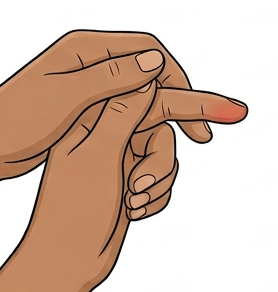
#> input picture 1.png, 278 x 292 px
$ python -i old.py   (imports and definitions only)
#> lines starting #> are read from the running program, lines starting #| are printed output that depends on the picture; after the words box and inside, x2 and y2 are one past the last pixel; in counts of white or black regions, pixels touching at a corner belong together
# app_glucose_only.py
import streamlit as st
import cv2
import numpy as np
import pandas as pd
import matplotlib.pyplot as plt
import os
from datetime import datetime
from zoneinfo import ZoneInfo
from sklearn.linear_model import LinearRegression
from PIL import Image, ImageOps

# --------------------------
# Streamlit UI config
# --------------------------
# [55 lines not run here, left out]

# =====================================
# IMAGE STANDARDISATION
# =====================================
def standardize_image(input_path, output_path):
    img = Image.open(input_path)
    img = ImageOps.exif_transpose(img)
    img = img.convert("RGB")

    width, height = img.size
    max_size = 800

    if max(width, height) > max_size:
        if width >= height:
            new_width = max_size
            new_height = int(height * max_size / width)
        else:
            new_height = max_size
            new_width = int(width * max_size / height)
        img = img.resize((new_width, new_height), Image.Resampling.LANCZOS)

    img.save(output_path, format="JPEG", quality=95)
    return output_path

# =====================================
# RGB TO HSV
# =====================================
def rgb_to_hsv(rgb):
    rgb = np.array(rgb)
    maxc = rgb.max(axis=1)
    minc = rgb.min(axis=1)

    v = maxc
    s = (maxc - minc) / (maxc + 1e-6)
    s[maxc == 0] = 0

    rc = (maxc - rgb[:,0]) / (maxc - minc + 1e-6)
    gc = (maxc - rgb[:,1]) / (maxc - minc + 1e-6)
    bc = (maxc - rgb[:,2]) / (maxc - minc + 1e-6)

    h = np.zeros_like(maxc)

    mask = maxc == rgb[:,0]
    h[mask] = (bc - gc)[mask]

    mask = maxc == rgb[:,1]
    h[mask] = 2.0 + (rc - bc)[mask]

    mask = maxc == rgb[:,2]
    h[mask] = 4.0 + (gc - rc)[mask]

    h = (h / 6.0) % 1.0
    h[minc == maxc] = 0.0

    return np.stack([h, s, v], axis=1)

# =====================================
# BUBBLE FEATURE EXTRACTION
# =====================================
def extract_bubble_features(image_path, top_n=20):

#> called with image_path = '1.png', top_n = 20
    img = cv2.imread(image_path)
#> img is the input picture: shape (292, 278, 3); mean B, G, R 173.1, 188.9, 214.1
    if img is None:
        raise ValueError("Cannot read image")

    img_rgb = cv2.cvtColor(img, cv2.COLOR_BGR2RGB)

    # Normalize intensity
    img_rgb = img_rgb.astype(np.float32) / 255.0

    # Grayscale
    gray = cv2.cvtColor((img_rgb*255).astype(np.uint8), cv2.COLOR_RGB2GRAY)
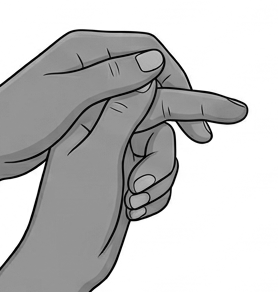
#> gray: shape (292, 278); min 0, max 255, mean 194.7

    # Contrast enhancement
    gray = cv2.equalizeHist(gray)
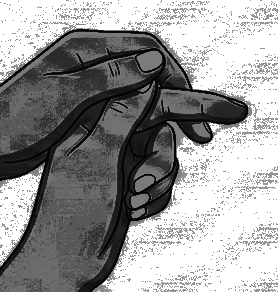
#> gray: shape (292, 278); min 0, max 255, mean 153.2

    # Blur
    gray = cv2.GaussianBlur(gray, (5,5), 1.2)
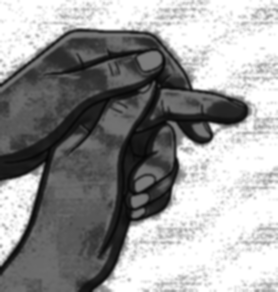
#> gray: shape (292, 278); min 5, max 255, mean 153.1

    # Hough circles
    circles = cv2.HoughCircles(
        gray,
        cv2.HOUGH_GRADIENT,
        dp=1.1,
        minDist=15,
        param1=80,
        param2=22,
        minRadius=8,
        maxRadius=25
    )
#> circles = 27 rows, first 8: [150.2, 195.2, 19.55], [142.4, 54.45, 23.18], [165.6, 219.5, 24.39], [54.45, 54.45, 24.39], [188.7, 45.65, 24.39], [150.2, 233.8, 21.97], [205.2, 67.65, 21.97], [151.2, 139.2, 24.39]

    if circles is None:
        raise ValueError("No bubbles detected")

    circles = np.round(circles[0]).astype(int)
#> circles = 27 rows, first 8: [150, 195, 20], [142, 54, 23], [166, 219, 24], [54, 54, 24], [189, 46, 24], [150, 234, 22], [205, 68, 22], [151, 139, 24]

    candidates = []

    for x, y, r in circles:

        r_roi = int(r * 0.95)

        Y, X = np.ogrid[:img_rgb.shape[0], :img_rgb.shape[1]]
        mask = (X - x)**2 + (Y - y)**2 <= r_roi**2

        roi_rgb = img_rgb[mask]

        if roi_rgb.size == 0:
            continue

        roi_hsv = rgb_to_hsv(roi_rgb)

        h_mean, s_mean, v_mean = roi_hsv.mean(axis=0)

        # HSV pink filter
        if (
            250/360 <= h_mean <= 295/360 and
            s_mean >= 0.035 and
            v_mean >= 0.60
        ):
            score = (h_mean**8) * s_mean * v_mean * r_roi

            candidates.append({
                "x": x,
                "y": y,
                "r": r_roi,
                "roi_hsv": roi_hsv,
                "score": score
            })
#> this loop made 27 passes
#> (x, y, r, r_roi, h_mean, s_mean, v_mean) on passes 1 to 12: (150, 195, 20, 19, 0.0584, 0.504, 0.61), (142, 54, 23, 21, 0.0648, 0.476, 0.698), (166, 219, 24, 22, 0.191, 0.0979, 0.908), (54, 54, 24, 22, 0.0819, 0.393, 0.75), (189, 46, 24, 22, 0.168, 0.0207, 0.974), (150, 234, 22, 20, 0.215, 0.0193, 0.97), (205, 68, 22, 20, 0.14, 0.00168, 0.998), (151, 139, 24, 22, 0.0611, 0.541, 0.607), (177, 36, 21, 19, 0.147, 0.0222, 0.97), (80, 56, 24, 22, 0.0647, 0.51, 0.699), (131, 89, 20, 19, 0.0619, 0.516, 0.669), (48, 28, 21, 19, 0.135, 0.0415, 0.952)
#> pass 1, in extract_bubble_features, `mask = (X - x)**2 + (Y - y)**2 <= r_roi**2`:
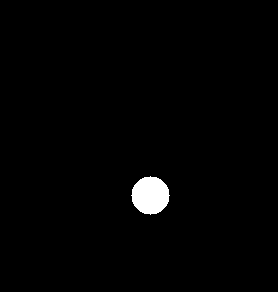
#> mask: shape (292, 278) bool; 1.4% white; 1 white region, box (x1, y1, x2, y2) and area: (131, 176, 170, 215) 1129
#> pass 2, in extract_bubble_features, `mask = (X - x)**2 + (Y - y)**2 <= r_roi**2`:
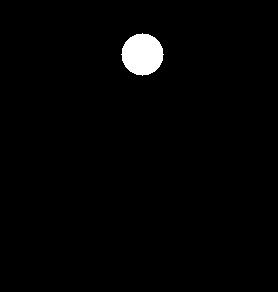
#> mask: shape (292, 278) bool; 1.7% white; 1 white region, box (x1, y1, x2, y2) and area: (121, 33, 164, 76) 1373
#> pass 3, in extract_bubble_features, `mask = (X - x)**2 + (Y - y)**2 <= r_roi**2`:
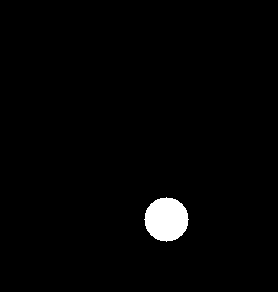
#> mask: shape (292, 278) bool; 1.9% white; 1 white region, box (x1, y1, x2, y2) and area: (144, 197, 189, 242) 1517
#> after the loop, candidates = []

    if len(candidates) == 0:
#> (the run stopped early here; a loop or call above may not have finished)

$ run again, on 2.png
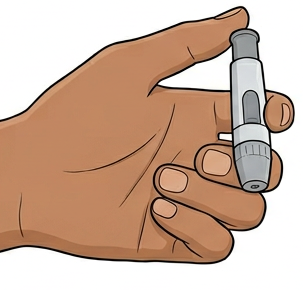
#> input picture 2.png, 303 x 290 px
#> in extract_bubble_features, img is the input picture: shape (290, 303, 3); mean B, G, R 157.5, 176.3, 205.6
#> in extract_bubble_features, `gray = cv2.GaussianBlur(gray, (5,5), 1.2)`:
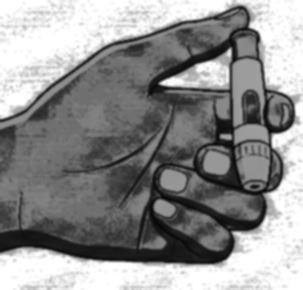
#> gray: shape (290, 303); min 7, max 255, mean 143.4
#> in extract_bubble_features, `circles = cv2.HoughCircles( gray, cv2.HOUGH_GRADIENT, dp=1.1, minDist=..`: circles = 30 rows, first 8: [261.2, 166.7, 21.97], [129.2, 178.8, 23.18], [274.5, 111.7, 20.76], [168.9, 179.9, 17.02], [123.8, 37.95, 24.39], [244.8, 208.4, 21.97], [211.8, 160.1, 18.34], [134.8, 23.65, 17.13]
#> in extract_bubble_features, `circles = np.round(circles[0]).astype(int)`: circles = 30 rows, first 8: [261, 167, 22], [129, 179, 23], [274, 112, 21], [169, 180, 17], [124, 38, 24], [245, 208, 22], [212, 160, 18], [135, 24, 17]
#> the loop in extract_bubble_features, `for x, y, r in circles: ` made 30 passes
#> (x, y, r, r_roi, h_mean, s_mean, v_mean) on passes 1 to 8: (261, 167, 22, 20, 0.41, 0.153, 0.636), (129, 179, 23, 21, 0.0655, 0.5, 0.728), (274, 112, 21, 19, 0.139, 0.403, 0.647), (169, 180, 17, 16, 0.062, 0.452, 0.712), (124, 38, 24, 22, 0.145, 0.22, 0.85), (245, 208, 22, 20, 0.0686, 0.497, 0.697), (212, 160, 18, 17, 0.0667, 0.451, 0.728), (135, 24, 17, 16, 0.234, 0.0277, 0.961)
#> pass 3, in extract_bubble_features, `mask = (X - x)**2 + (Y - y)**2 <= r_roi**2`:
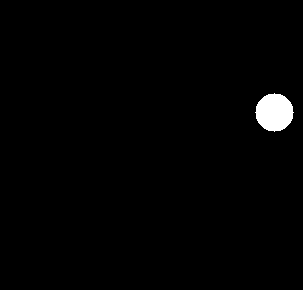
#> mask: shape (290, 303) bool; 1.3% white; 1 white region, box (x1, y1, x2, y2) and area: (255, 93, 294, 132) 1129
#> after the loop in extract_bubble_features, `for x, y, r in circles:`: candidates = []

$ run again, on 3.png
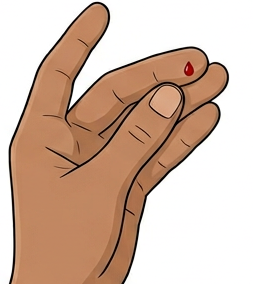
#> input picture 3.png, 253 x 284 px
#> in extract_bubble_features, img is the input picture: shape (284, 253, 3); mean B, G, R 167.6, 184.9, 212.1
#> in extract_bubble_features, `gray = cv2.GaussianBlur(gray, (5,5), 1.2)`:
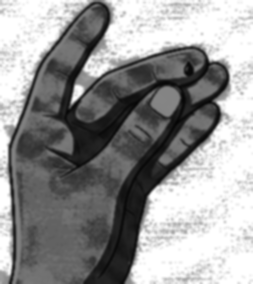
#> gray: shape (284, 253); min 5, max 255, mean 149.1
#> in extract_bubble_features, `circles = cv2.HoughCircles( gray, cv2.HOUGH_GRADIENT, dp=1.1, minDist=..`: circles = 30 rows, first 8: [144.7, 128.2, 21.97], [212.9, 79.75, 21.97], [161.2, 106.2, 24.39], [193.1, 134.8, 23.18], [131.4, 145.8, 20.76], [80.85, 19.25, 21.97], [67.65, 53.35, 20.76], [168.9, 204.1, 21.97]
#> in extract_bubble_features, `circles = np.round(circles[0]).astype(int)`: circles = 30 rows, first 8: [145, 128, 22], [213, 80, 22], [161, 106, 24], [193, 135, 23], [131, 146, 21], [81, 19, 22], [68, 53, 21], [169, 204, 22]
#> the loop in extract_bubble_features, `for x, y, r in circles: ` made 30 passes
#> (x, y, r, r_roi, h_mean, s_mean, v_mean) on passes 1 to 8: (145, 128, 22, 20, 0.0651, 0.504, 0.726), (213, 80, 22, 20, 0.0813, 0.435, 0.687), (161, 106, 24, 22, 0.0617, 0.474, 0.705), (193, 135, 23, 21, 0.0964, 0.413, 0.72), (131, 146, 21, 19, 0.0655, 0.499, 0.736), (81, 19, 22, 20, 0.153, 0.327, 0.802), (68, 53, 21, 19, 0.0744, 0.484, 0.717), (169, 204, 22, 20, 0.142, 0.0015, 1)
#> pass 3, in extract_bubble_features, `mask = (X - x)**2 + (Y - y)**2 <= r_roi**2`:
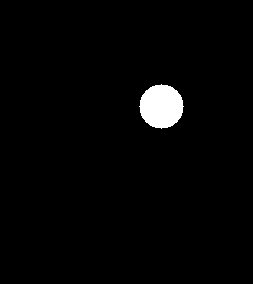
#> mask: shape (284, 253) bool; 2.1% white; 1 white region, box (x1, y1, x2, y2) and area: (139, 84, 184, 129) 1517
#> after the loop in extract_bubble_features, `for x, y, r in circles:`: candidates = []

$ run again, on 4.png
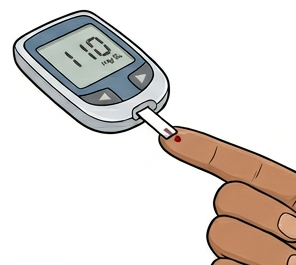
#> input picture 4.png, 296 x 265 px
#> in extract_bubble_features, img is the input picture: shape (265, 296, 3); mean B, G, R 214.8, 218.9, 224.5
#> in extract_bubble_features, `gray = cv2.GaussianBlur(gray, (5,5), 1.2)`:
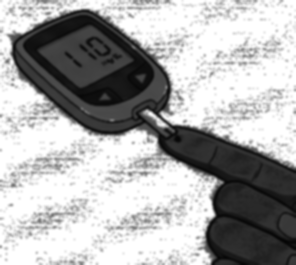
#> gray: shape (265, 296); min 5, max 255, mean 172.4
#> in extract_bubble_features, `circles = cv2.HoughCircles( gray, cv2.HOUGH_GRADIENT, dp=1.1, minDist=..`: circles = 29 rows, first 8: [229.4, 236, 24.39], [42.35, 99.55, 24.39], [132.6, 26.95, 24.39], [138.1, 146.9, 23.18], [83.05, 33.55, 24.39], [157.9, 37.95, 24.39], [51.15, 133.7, 23.18], [172.2, 108.4, 15.92]
#> in extract_bubble_features, `circles = np.round(circles[0]).astype(int)`: circles = 29 rows, first 8: [229, 236, 24], [42, 100, 24], [133, 27, 24], [138, 147, 23], [83, 34, 24], [158, 38, 24], [51, 134, 23], [172, 108, 16]
#> the loop in extract_bubble_features, `for x, y, r in circles: ` made 29 passes
#> (x, y, r, r_roi, h_mean, s_mean, v_mean) on passes 1 to 8: (229, 236, 24, 22, 0.0636, 0.51, 0.697), (42, 100, 24, 22, 0.334, 0.0317, 0.866), (133, 27, 24, 22, 0.249, 0.0525, 0.905), (138, 147, 23, 21, 0.192, 0.00358, 0.989), (83, 34, 24, 22, 0.429, 0.151, 0.633), (158, 38, 24, 22, 0.216, 0.0115, 0.976), (51, 134, 23, 21, 0.138, 0.00122, 1), (172, 108, 16, 15, 0.25, 0.0182, 0.881)
#> pass 3, in extract_bubble_features, `mask = (X - x)**2 + (Y - y)**2 <= r_roi**2`:
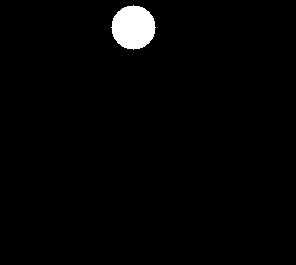
#> mask: shape (265, 296) bool; 1.9% white; 1 white region, box (x1, y1, x2, y2) and area: (111, 5, 156, 50) 1517
#> after the loop in extract_bubble_features, `for x, y, r in circles:`: candidates = []
